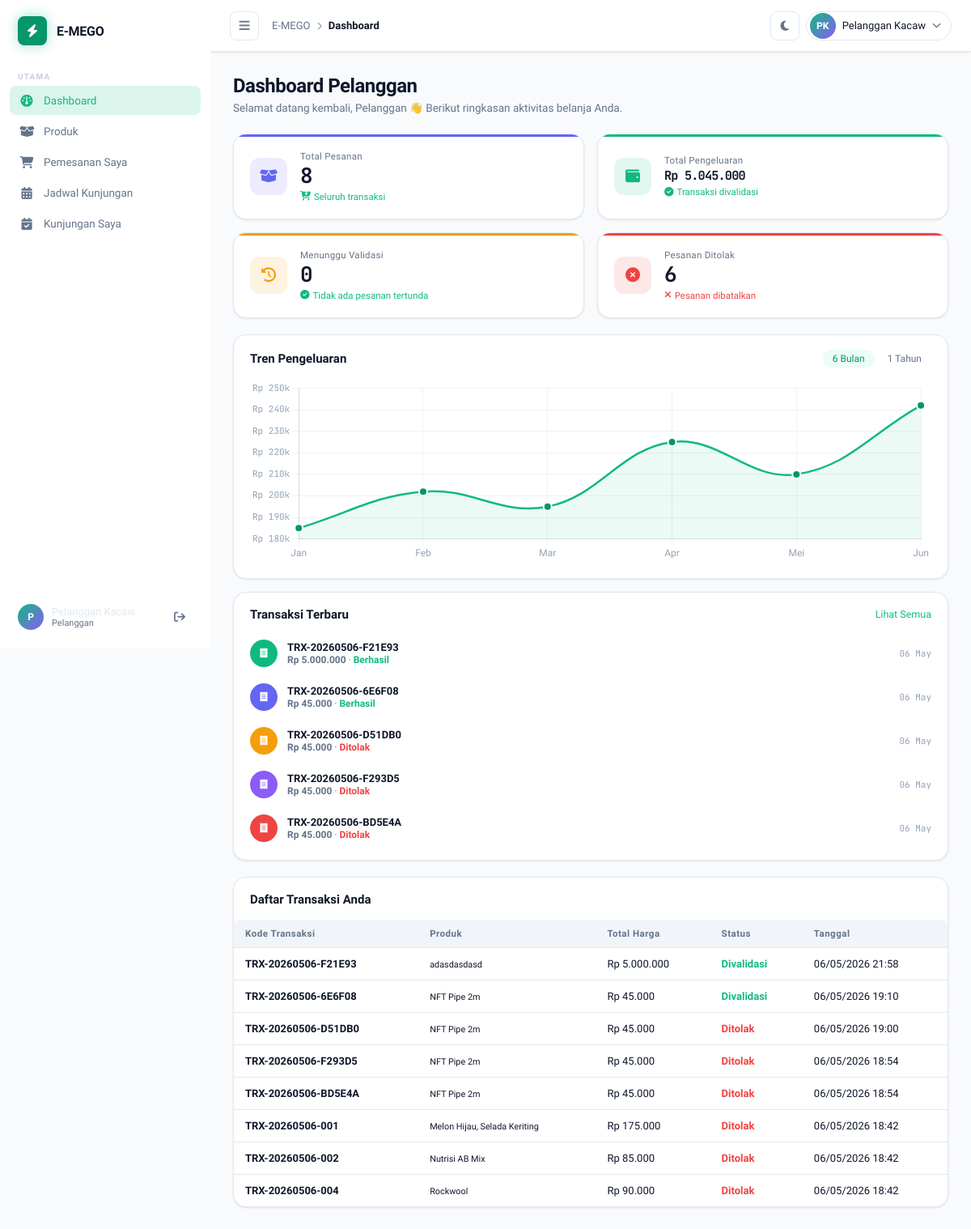
/pelanggan/dashboard.php (signed in), run on an earlier commit of the app's database.
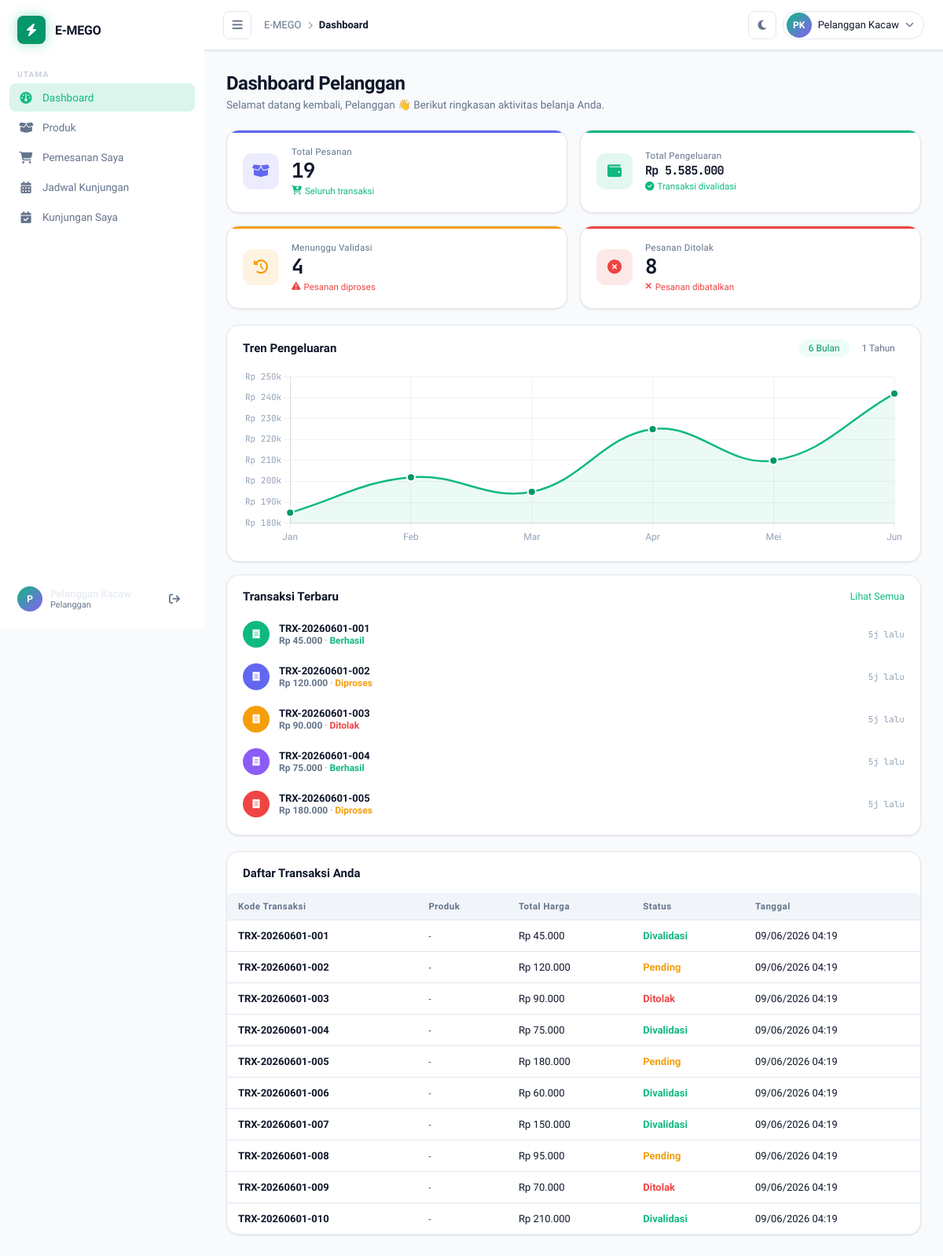
And on a later commit of the database.
### tables this page shows
CREATE TABLE `transaksi` (
  `id` int(10) UNSIGNED NOT NULL,
  `kode_transaksi` varchar(30) NOT NULL,
  `user_id` int(10) UNSIGNED DEFAULT NULL,
  `total_harga` decimal(15,2) NOT NULL DEFAULT 0.00,
  `status` enum('pending','divalidasi','ditolak') NOT NULL DEFAULT 'pending',
  `catatan` text DEFAULT NULL,
  `bukti_bayar` varchar(255) DEFAULT NULL COMMENT 'Nama file bukti pembayaran (disimpan di folder /bukti/)',
  `validated_by` int(10) UNSIGNED DEFAULT NULL,
  `validated_at` timestamp NULL DEFAULT NULL,
  `created_at` timestamp NOT NULL DEFAULT current_timestamp()
);

### pelanggan/dashboard.php (the view, shortened to what the changed rows need)
<?php
require_once __DIR__ . '/../config.php';
function formatRupiah(float $n): string
{
    return 'Rp ' . number_format($n, 0, ',', '.');
}
$userId = $_SESSION['user_id'];
$totalPesananStmt = $pdo->prepare("SELECT COUNT(*) FROM transaksi WHERE user_id = ?");
$totalPesananStmt->execute([$userId]);
$totalPesanan = (int) $totalPesananStmt->fetchColumn();
$pengeluaranStmt = $pdo->prepare("SELECT COALESCE(SUM(total_harga),0) FROM transaksi WHERE user_id = ? AND status = 'divalidasi'");
$pengeluaranStmt->execute([$userId]);
$totalPengeluaran = (float) $pengeluaranStmt->fetchColumn();
$pendingStmt = $pdo->prepare("SELECT COUNT(*) FROM transaksi WHERE user_id = ? AND status = 'pending'");
$pendingStmt->execute([$userId]);
$totalPending = (int) $pendingStmt->fetchColumn();
$ditolakStmt = $pdo->prepare("SELECT COUNT(*) FROM transaksi WHERE user_id = ? AND status = 'ditolak'");
$ditolakStmt->execute([$userId]);
$totalDitolak = (int) $ditolakStmt->fetchColumn();
$graf6Stmt = $pdo->prepare("
    SELECT DATE_FORMAT(created_at,'%b %Y') AS label,
           DATE_FORMAT(created_at,'%Y-%m') AS bulan,
           COALESCE(SUM(total_harga),0)       AS pendapatan
    FROM transaksi
    WHERE status='divalidasi' AND user_id = ?
      AND created_at >= DATE_SUB(NOW(), INTERVAL 6 MONTH)
    GROUP BY DATE_FORMAT(created_at,'%Y-%m')
    ORDER BY bulan ASC
");
$graf6Stmt->execute([$userId]);
$graf6 = $graf6Stmt->fetchAll();
$graf12Stmt = $pdo->prepare("
    SELECT DATE_FORMAT(created_at,'%b %Y') AS label,
           DATE_FORMAT(created_at,'%Y-%m') AS bulan,
           COALESCE(SUM(total_harga),0)       AS pendapatan
    FROM transaksi
    WHERE status='divalidasi' AND user_id = ?
      AND created_at >= DATE_SUB(NOW(), INTERVAL 12 MONTH)
    GROUP BY DATE_FORMAT(created_at,'%Y-%m')
    ORDER BY bulan ASC
");
$graf12Stmt->execute([$userId]);
$graf12 = $graf12Stmt->fetchAll();
$aktivitasStmt = $pdo->prepare("
    SELECT kode_transaksi, total_harga, status, created_at
    FROM transaksi
    WHERE user_id = ?
    ORDER BY created_at DESC
    LIMIT 5
");
$aktivitasStmt->execute([$userId]);
$aktivitas = $aktivitasStmt->fetchAll();
$transaksiStmt = $pdo->prepare("
    SELECT t.id, t.kode_transaksi, t.total_harga, t.status, t.created_at,
           GROUP_CONCAT(p.nama_barang ORDER BY ti.id SEPARATOR ', ') AS produk_list
    FROM transaksi t
    LEFT JOIN transaksi_item ti ON ti.transaksi_id = t.id
    LEFT JOIN produk p          ON p.id  = ti.produk_id
    WHERE t.user_id = ?
    GROUP BY t.id
    ORDER BY t.created_at DESC
    LIMIT 10
");
$transaksiStmt->execute([$userId]);
$transaksiList = $transaksiStmt->fetchAll();
$avatarColors = ['#10b981','#6366f1','#f59e0b','#8b5cf6','#ef4444','#06b6d4','#ec4899'];
?>
<!DOCTYPE html>
<html lang="id">
<head>
    <link rel="stylesheet" href="https://cdnjs.cloudflare.com/ajax/libs/font-awesome/6.5.0/css/all.min.css" />
    <link rel="stylesheet" href="../css/style.css" />
</head>
<body>
    <div class="main-wrapper" id="mainWrapper">
        <main class="content" id="contentArea">
            <section class="page active" id="page-dashboard">
                <div class="page-header">
                    <div>
                        <h1 class="page-title">Dashboard Pelanggan</h1>
                    </div>
                </div>
                <div class="stats-grid">
                    <div class="stat-card" style="--card-accent: #6366f1">
                        <div class="stat-body">
                            <span class="stat-label">Total Pesanan</span>
                            <span class="stat-value"><?= number_format($totalPesanan) ?></span>
                            <span class="stat-change positive">
                                <i class="fa-solid fa-cart-arrow-down"></i> Seluruh transaksi
                            </span>
                        </div>
                    </div>
                    <div class="stat-card" style="--card-accent: #10b981">
                        <div class="stat-body">
                            <span class="stat-label">Total Pengeluaran</span>
                            <span class="stat-value" style="font-size:.95rem"><?= formatRupiah($totalPengeluaran) ?></span>
                            <span class="stat-change positive">
                                <i class="fa-solid fa-circle-check"></i> Transaksi divalidasi
                            </span>
                        </div>
                    </div>
                    <div class="stat-card" style="--card-accent: #f59e0b">
                        <div class="stat-body">
                            <span class="stat-label">Menunggu Validasi</span>
                            <span class="stat-value"><?= number_format($totalPending) ?></span>
                            <span class="stat-change <?= $totalPending > 0 ? 'negative' : 'positive' ?>">
                                <i class="fa-solid fa-<?= $totalPending > 0 ? 'triangle-exclamation' : 'circle-check' ?>"></i>
                                <?= $totalPending > 0 ? 'Pesanan diproses' : 'Tidak ada pesanan tertunda' ?>
                            </span>
                        </div>
                    </div>
                    <div class="stat-card" style="--card-accent: #ef4444">
                        <div class="stat-body">
                            <span class="stat-label">Pesanan Ditolak</span>
                            <span class="stat-value"><?= number_format($totalDitolak) ?></span>
                            <span class="stat-change <?= $totalDitolak > 0 ? 'negative' : 'positive' ?>">
                                <i class="fa-solid fa-<?= $totalDitolak > 0 ? 'xmark' : 'check' ?>"></i>
                                <?= $totalDitolak > 0 ? 'Pesanan dibatalkan' : 'Tidak ada pesanan ditolak' ?>
                            </span>
                        </div>
                    </div>
                </div>
                <div class="dashboard-grid">
                    <div class="card activity-card">
                        <ul class="activity-list">
                            <?php if (empty($aktivitas)): ?>
                                <li class="activity-item" style="justify-content:center;color:var(--text-muted);font-size:.85rem">
                                    <i class="fa-solid fa-inbox" style="margin-right:.5rem;opacity:.4"></i> Belum ada transaksi.
                                </li>
                            <?php else: ?>
                                <?php foreach ($aktivitas as $idx => $a):
                                    $color = $avatarColors[$idx % count($avatarColors)];
                                    $diff  = time() - strtotime($a['created_at']);
                                    if ($diff < 3600)      $timeStr = round($diff / 60) . 'm lalu';
                                    elseif ($diff < 86400) $timeStr = round($diff / 3600) . 'j lalu';
                                    else                   $timeStr = date('d M', strtotime($a['created_at']));
                                    $stTxt = match ($a['status']) {
                                        'divalidasi' => '#10b981', 'ditolak' => '#ef4444', default => '#f59e0b'
                                    };
                                    $stLabel = match ($a['status']) {
                                        'divalidasi' => 'Berhasil', 'ditolak' => 'Ditolak', default => 'Diproses'
                                    };
                                ?>
                                    <li class="activity-item">
                                        <div class="activity-avatar" style="background:<?= $color ?>">
                                            <i class="fa-solid fa-receipt" style="color:#fff;"></i>
                                        </div>
                                        <div class="activity-info">
                                            <span class="activity-name"><?= htmlspecialchars($a['kode_transaksi']) ?></span>
                                            <span class="activity-desc">
                                                <strong><?= formatRupiah((float) $a['total_harga']) ?></strong>
                                                · <span style="color:<?= $stTxt ?>;font-weight:600"><?= $stLabel ?></span>
                                            </span>
                                        </div>
                                        <span class="activity-time"><?= $timeStr ?></span>
                                    </li>
                                <?php endforeach; ?>
                            <?php endif; ?>
                        </ul>
                    </div>
                </div>
                <div class="card table-card">
                    <div class="table-wrapper">
                        <table class="data-table" id="transactionTable">
                            <thead>
                                <tr>
                                    <th>Kode Transaksi</th>
                                    <th>Produk</th>
                                    <th>Total Harga</th>
                                    <th>Status</th>
                                    <th>Tanggal</th>
                                </tr>
                            </thead>
                            <tbody>
                                <?php if (empty($transaksiList)): ?>
                                    <tr>
                                        <td colspan="5" style="text-align:center;color:var(--text-muted);padding:1.5rem">Belum ada riwayat transaksi.</td>
                                    </tr>
                                <?php else: ?>
                                    <?php foreach ($transaksiList as $t):
                                         $stBadge = match($t['status']) {'divalidasi'=>'#10b981','ditolak'=>'#ef4444',default=>'#f59e0b'};
                                    ?>
                                    <tr>
                                        <td><strong><?= htmlspecialchars($t['kode_transaksi']) ?></strong></td>
                                        <td><small><?= htmlspecialchars($t['produk_list'] ?? '-') ?></small></td>
                                        <td><?= formatRupiah((float) $t['total_harga']) ?></td>
                                        <td><span style="color:<?= $stBadge ?>;font-weight:600"><?= ucfirst($t['status']) ?></span></td>
                                        <td><?= date('d/m/Y H:i', strtotime($t['created_at'])) ?></td>
                                    </tr>
                                    <?php endforeach; ?>
                                <?php endif; ?>
                            </tbody>
                        </table>
                    </div>
                </div>
            </section>
        </main>
    </div>
    <script>
        // Data chart disiapkan jika script.js memerlukannya untuk merender Chart.js
        const chartData6 = <?= json_encode($graf6) ?>;
        const chartData12 = <?= json_encode($graf12) ?>;
    </script>
</body>
</html>

What changed in the data, as far as the page shows it:
no longer on this page (row unchanged): transaksi: kode_transaksi "TRX-20260506-F21E93", total_harga "Rp 5.000.000", status "Berhasil", created_at "06 May", produk_list "adasdasdasd", status "Divalidasi", created_at "06/05/2026 21:58"
no longer on this page (row unchanged): transaksi: kode_transaksi "TRX-20260506-6E6F08", total_harga "Rp 45.000", status "Berhasil", created_at "06 May", produk_list "NFT Pipe 2m", status "Divalidasi", created_at "06/05/2026 19:10"
no longer on this page (row unchanged): transaksi: kode_transaksi "TRX-20260506-D51DB0", total_harga "Rp 45.000", status "Ditolak", created_at "06 May", produk_list "NFT Pipe 2m", created_at "06/05/2026 19:00"
no longer on this page (row unchanged): transaksi: kode_transaksi "TRX-20260506-F293D5", total_harga "Rp 45.000", status "Ditolak", created_at "06 May", produk_list "NFT Pipe 2m", created_at "06/05/2026 18:54"
no longer on this page (row unchanged): transaksi: kode_transaksi "TRX-20260506-BD5E4A", total_harga "Rp 45.000", status "Ditolak", created_at "06 May", produk_list "NFT Pipe 2m", created_at "06/05/2026 18:54"
no longer on this page (row unchanged): transaksi: kode_transaksi "TRX-20260506-001", produk_list "Melon Hijau, Selada Keriting", total_harga "Rp 175.000", status "Ditolak", created_at "06/05/2026 18:42", shown under "Daftar Transaksi Anda"
no longer on this page (row unchanged): transaksi: kode_transaksi "TRX-20260506-002", produk_list "Nutrisi AB Mix", total_harga "Rp 85.000", status "Ditolak", created_at "06/05/2026 18:42", shown under "Daftar Transaksi Anda"
no longer on this page (row unchanged): transaksi: kode_transaksi "TRX-20260506-004", produk_list "Rockwool", total_harga "Rp 90.000", status "Ditolak", created_at "06/05/2026 18:42", shown under "Daftar Transaksi Anda"
added transaksi: kode_transaksi "TRX-20260601-001", total_harga "Rp 45.000", status "Berhasil", created_at "5j lalu", produk_list "-", status "Divalidasi", created_at "09/06/2026 04:19"
added transaksi: kode_transaksi "TRX-20260601-002", total_harga "Rp 120.000", status "Diproses", created_at "5j lalu", produk_list "-", status "Pending", created_at "09/06/2026 04:19"
added transaksi: kode_transaksi "TRX-20260601-003", total_harga "Rp 90.000", status "Ditolak", created_at "5j lalu", produk_list "-", created_at "09/06/2026 04:19"
added transaksi: kode_transaksi "TRX-20260601-004", total_harga "Rp 75.000", status "Berhasil", created_at "5j lalu", produk_list "-", status "Divalidasi", created_at "09/06/2026 04:19"
added transaksi: kode_transaksi "TRX-20260601-005", total_harga "Rp 180.000", status "Diproses", created_at "5j lalu", produk_list "-", status "Pending", created_at "09/06/2026 04:19"
added transaksi: kode_transaksi "TRX-20260601-006", produk_list "-", total_harga "Rp 60.000", status "Divalidasi", created_at "09/06/2026 04:19", shown under "Daftar Transaksi Anda"
added transaksi: kode_transaksi "TRX-20260601-007", produk_list "-", total_harga "Rp 150.000", status "Divalidasi", created_at "09/06/2026 04:19", shown under "Daftar Transaksi Anda"
added transaksi: kode_transaksi "TRX-20260601-008", produk_list "-", total_harga "Rp 95.000", status "Pending", created_at "09/06/2026 04:19", shown under "Daftar Transaksi Anda"
added transaksi: kode_transaksi "TRX-20260601-009", produk_list "-", total_harga "Rp 70.000", status "Ditolak", created_at "09/06/2026 04:19", shown under "Daftar Transaksi Anda"
added transaksi: kode_transaksi "TRX-20260601-010", produk_list "-", total_harga "Rp 210.000", status "Divalidasi", created_at "09/06/2026 04:19", shown under "Daftar Transaksi Anda"
Also different on the page:
$totalPesanan: "8" → "19"
formatRupiah($totalPengeluaran): "Rp 5.045.000" → "Rp 5.585.000"
$totalPending: "0" → "4"
$totalDitolak: "6" → "8"
text no longer shown: "Tidak ada pesanan tertunda"
text now shown: "Pesanan diproses"
